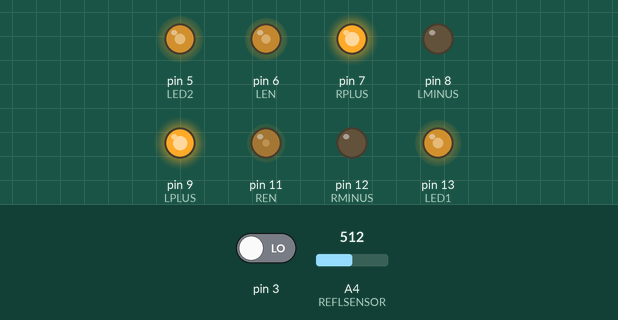
The sketch below on a simulated Arduino Uno, built with avr-gcc and run on an emulated ATmega328P. Shown: output pins drawn as LEDs (lit = HIGH). Dashed ring = blinking. The inputs (shaded band) are chosen by the test bench; at power-on: A4 (REFLSENSOR) = 512, pin 3 LOW.

Above: at 3.08 s.
4.0 s: A4 (REFLSENSOR) set to 306
At 5.2 s:
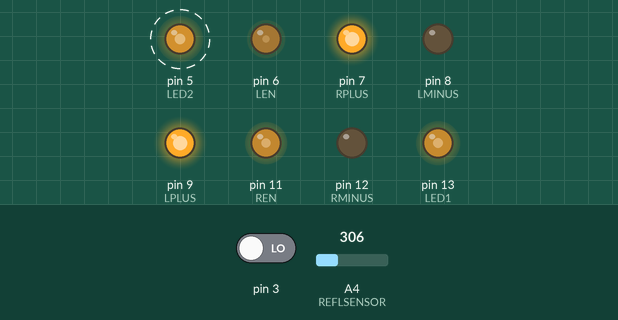
7.0 s: A4 (REFLSENSOR) set to 325
At 12.82 s:
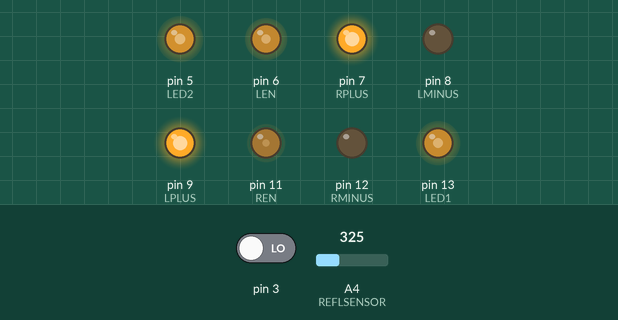
Timing chart, 0 to 16.0 s (numbered marks = the images above; inputs shaded):
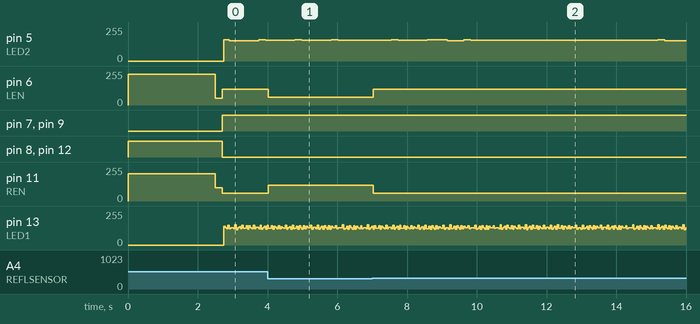

Measured:
- after the input at 4.0 s, pin 5 (LED2): alternates 160/255 for 0.20 s and 154/255 for 0.84 s, starting after 0.79 s; pin 6 (LEN): 120/255 → 60/255 at once; pin 11 (REN): 60/255 → 120/255 at once
- after the input at 7.0 s, pin 6 (LEN): 60/255 → 120/255 at once; pin 11 (REN): 120/255 → 60/255 at once

The sketch:

CENTER.ino
```cpp
int x = 0;
int m = 0;
#define trigpin 17
#define echopin 16
// sets up pins and variables
// x and m were initially used in a function called setMotorPower
// to change the power output of the motors, but because we ended up using motorControl,
// variables x and m were only kept for the halt() function.

void setup() {
  Serial.begin(9600); // initialize Serial
  initMotors(); // initialize the motors
  gcsetup(); //sets up the gold code
  jumpoff(); //lets the center robot roll off the back of the side robot
  fwd(); //drives forward until a black line is hit
  halt(); //it stops instantly
  delay(5); //and waits for a brief moment
//
}

void loop() {
   turnonblack(); //if the reflectance sensor sees black, it drives right and forward
   turnonwhite(); //if it sees white, it drives left and forward
}
```

goldcodes.ino
```cpp
int LED1 = 13; //Inside
int LED2 = 5; //Outside
boolean invertBits = false; //we define invertBits, which is false by default
// hard-coding the gold codes
boolean goldCodes[9][31] = {{0,0,0,0,0,0,0,1,0,0,0,1,1,0,1,1,0,0,0,0,1,1,0,0,1,1,1,0,0,1,1},
                           {1,1,0,0,0,1,1,1,1,1,1,1,0,0,0,1,0,0,0,1,1,1,1,0,0,0,1,0,1,0,0},
                           {0,1,0,0,0,0,1,1,0,1,0,0,0,0,1,0,1,1,1,1,1,1,0,1,0,1,0,1,1,1,0},
                           {1,0,1,0,0,0,0,0,0,0,1,1,0,1,1,1,1,1,1,1,0,1,0,0,0,0,1,1,1,0,1},
                           {0,0,1,0,0,1,0,0,1,0,0,0,0,1,0,0,0,0,0,1,0,1,1,1,0,1,0,0,1,1,1},
                           {1,1,1,0,0,0,1,0,0,1,1,0,1,1,1,0,0,0,0,0,0,1,0,1,1,0,0,0,0,0,0},
                           {0,1,1,0,0,1,1,0,1,1,0,1,1,1,0,1,1,1,1,0,0,1,1,0,1,1,1,1,0,1,0},
                           {1,0,0,1,0,1,1,1,0,1,1,0,0,1,1,1,0,1,1,0,0,0,1,0,0,1,0,0,0,1,1},
                           {0,0,0,1,0,0,1,1,1,1,0,1,0,1,0,0,1,0,0,0,0,0,0,1,0,0,1,1,0,0,1}};
void gcsetup(){
  pinMode(3, INPUT);
  pinMode(LED1, OUTPUT); //initializes the pin for the inside LEDs
  pinMode(LED2, OUTPUT); //initializes the pin for the outside LEDs
  digitalWrite(LED1, LOW); //sets all 4 LEDs as low
  digitalWrite(LED2, LOW);
  invertBits = !(digitalRead(3));
  // If pin 3 is low (i.e. we are on team green), set invertBits as 1.
  // Otherwise, if we are on team white, there is no need to invert the bits.
}

void gcloop() {
  if (invertBits == false){ // if we are on team white
    for(int i=4; i<8; i++)
    //this loops through gold codes 5,6,7,8, which are on indexes 4 through 7.
    {
      for(int y=0; y<2; y++) //loops the gold code twice (flashing 5,5,6,6,7,7,8,8)
      {
        for(int z=0; z<31; z++) //runs through the 31 registers in one gold code
        {
            long startTime = micros(); //sets the variable startTime as the current time, in microseconds
            while(micros() - startTime <= 250) //while 250 microseconds have NOT elapsed
            {
             if (goldCodes[i][z] == 1) // if the register on the iterating code we are currently flashing is 1
                  {
                    digitalWrite(LED1, HIGH); // set the inner LED to be on high
                    if (goldCodes[8][z] == 1){ //we are constantly flashing gold code 9 (index 8) on the outside LED
                      digitalWrite(LED2, HIGH); //if the register is equal to 1, set the outside LED on high
                    }
                    else{
                      digitalWrite(LED2, LOW); //otherwise, have it be on low.
                    }
                  }
             else //this does the same thing as the above loop, except this is run when the register bit is 0.
                  {
                    digitalWrite(LED1, LOW);
                    if (goldCodes[8][z] == 1){
                      digitalWrite(LED2, HIGH);
                    }
                    else{
                      digitalWrite(LED2, LOW);
                    }
                  }
            }
          }
      }
    }
  }

  else{ // if we are on team green (this does everything the above code does, with minor differences)
    for(int i=4; i<8; i++)
    {
      for(int y=0; y<2; y++)
      {
        for(int z=0; z<31; z++)
        {
            long startTime = micros();
            while(micros() - startTime <= 250)
            {
             if (goldCodes[i][z] == 1)
                  {
                    digitalWrite(LED1, LOW); //now, if the iterating register bit is 1, set the LED to be low instead of high
                    if (goldCodes[8][z] == 1){
                      digitalWrite(LED2, LOW); //same thing, but for the outside LED
                    }
                    else{
                      digitalWrite(LED2, HIGH);
                    }
                  }
             else
                  {
                    digitalWrite(LED1, HIGH);
                    if (goldCodes[8][z] == 1){
                      digitalWrite(LED2, LOW);
                    }
                    else{
                      digitalWrite(LED2, HIGH);
                    }
                  }
            }
          }
        }
      }
  }
}
```

motors.ino
```cpp
#define RPLUS 7
#define RMINUS 12
#define LPLUS 9
#define LMINUS 8
#define LEN 6
#define REN 11
//defines the above pins, which we later use to control the motors.


void initMotors(){ //sets all of the motor pins as output pins
  pinMode(RPLUS, OUTPUT);
  pinMode(RMINUS, OUTPUT);
  pinMode(LPLUS, OUTPUT);
  pinMode(LMINUS, OUTPUT);
  pinMode(LEN, OUTPUT);
  pinMode(REN, OUTPUT);
}

void halt(){ // turns off all motors to stop the robot.
  analogWrite(LEN, x);
  analogWrite(REN, m);
  digitalWrite(LPLUS, LOW);
  digitalWrite(LMINUS, LOW);
  digitalWrite(RPLUS, LOW);
  digitalWrite(RMINUS, LOW);
}

void motorControl(int y, int z){
  //drives forward, but because the motor power levels can be unequal, it could also turn one way
  analogWrite(LEN, y);
  analogWrite(REN, z);
  digitalWrite(LPLUS, HIGH);
  digitalWrite(LMINUS, LOW);
  digitalWrite(RPLUS, HIGH);
  digitalWrite(RMINUS, LOW);
}

void revControl(int y, int z){ // same as motorControl, but for driving backward
  analogWrite(LEN, y);
  analogWrite(REN, z);
  digitalWrite(LPLUS, LOW);
  digitalWrite(LMINUS, HIGH);
  digitalWrite(RPLUS, LOW);
  digitalWrite(RMINUS, HIGH);
}
```

sensorsandmovement.ino
```cpp
#define DISTSENSOR 14
#define REFLSENSOR 18
#define CREFLSENSOR 16
#define PHOTSENSOR 19
int dist;
int phot;
int refl;

void testSensors() { //this code was just used to read the reflectance values directly for calibration
  pinMode(REFLSENSOR, INPUT);
  refl = analogRead(REFLSENSOR-14);
  Serial.print("Reflectance: ");
  Serial.println(refl);
  delay(1500);
}

void jumpoff(){ //the center robot would drive backward for 2.5 seconds, then stop.
  // this gave it ample time to fall off the back of the side robot and align itself with the wall.
  revControl(230,205);
  delay(2500);
  halt();
}

void fwd(){
  pinMode(REFLSENSOR, INPUT); //initializes the reflectance pin as input
  motorControl(100,70); //drives forward
  //(recall the left motor is weaker than the right one,
  // so we need a higher power level input on the left for the robot to drive forward)
  while(analogRead(REFLSENSOR-14) < 315){ //before hitting the black circle
    motorControl(100,70); //keep driving forward
  }
  halt(); //once the circle has been hit, and the loop is exited, stop
  revControl(50,100); //drive back briefly (this helps avoid colliding with the central blocks)
  delay(200);
}

void turnonblack(){
  while(analogRead(REFLSENSOR-14) > 315){ //while on the black circle
    motorControl(120,60); //drives right and forward
    gcloop(); // flashes one loop of the gold codes
  }
  halt(); //stops
}

void turnonwhite(){
  while(analogRead(REFLSENSOR-14) < 315){ //while on the white part of the board
     motorControl(60,120); //drives left and forward
     gcloop(); // flashes one loop of the gold codes
  }
  halt(); //stops
}
```
